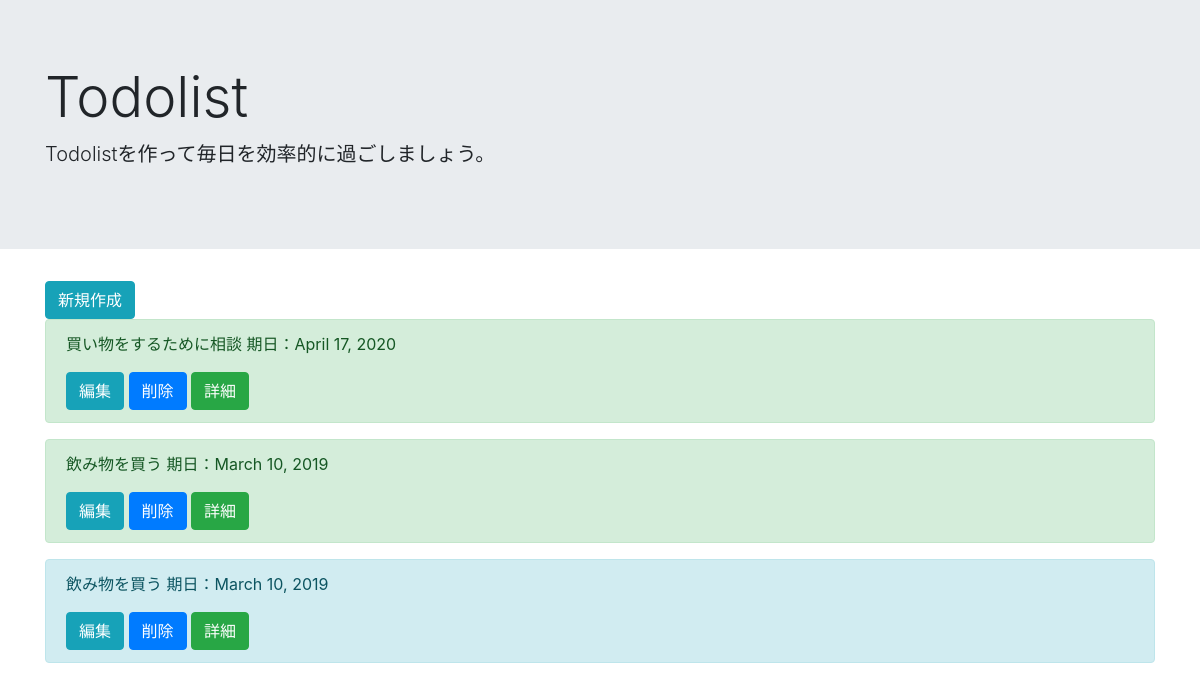
The page /list/ on the database as committed earlier.
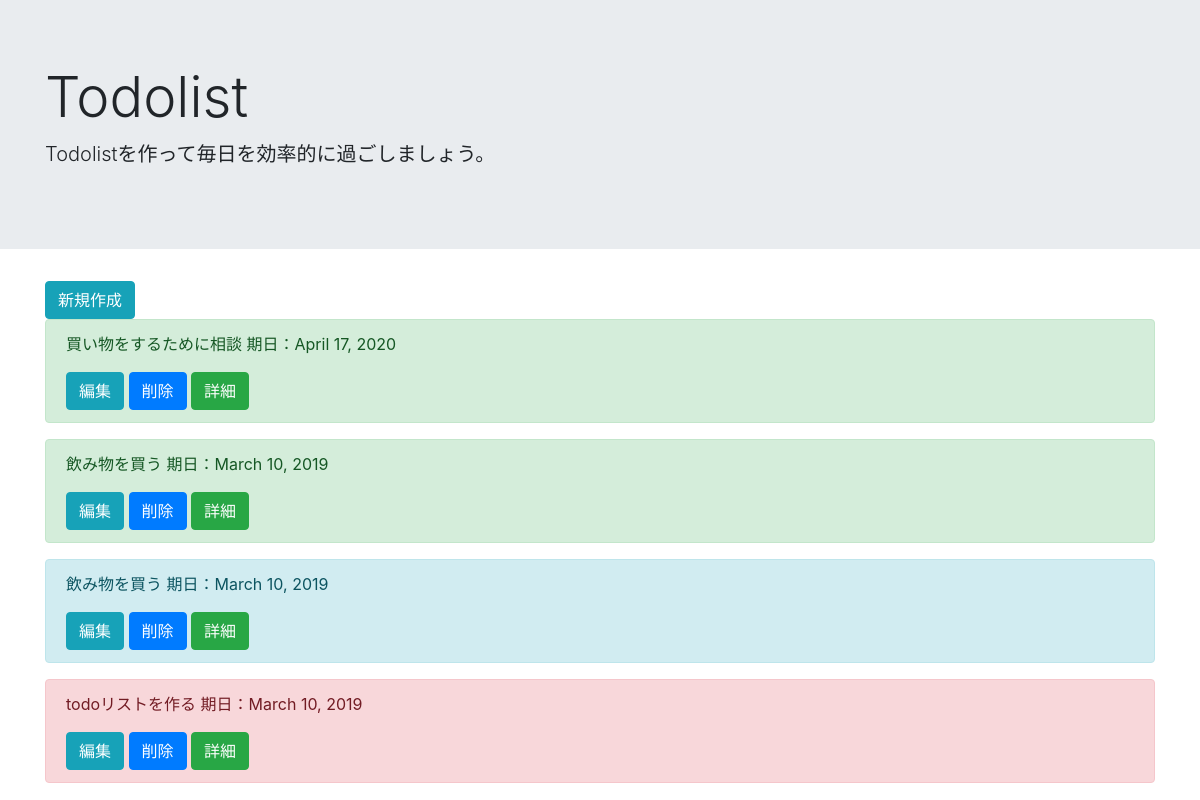
The same page on the database as committed later.
### todo/models.py (models this page shows, shortened)
class TodoModel(models.Model):
    title = models.CharField(max_length=100)
    memo = models.TextField()
    priority = models.CharField(
        max_length = 50,
        choices = PRIORITY
    )
    duedate = models.DateField()

### todo/views.py (the view)
# urls.py: path('list/', TodoList.as_view(), name='list'),
class TodoList(ListView):
    template_name = 'list.html'
    model = TodoModel

### templates/list.html
{% extends 'base.html' %}
{% block header %}
<div class="jumbotron jumbotron-fluid">
    <div class="container">
      <h1 class="display-4">Todolist</h1>
      <p class="lead">Todolistを作って毎日を効率的に過ごしましょう。</p>
    </div>
</div>
{% endblock %}
{% block content %}
<div class='container'>
    <a href="{% url 'create' %}" class="btn btn-info" tabindex="-1" role="button" aria-disabled="true">新規作成</a>
  {% for item in object_list %}
    <div class="alert alert-{{ item.priority }}" role="alert">
        <p>{{ item.title }} 期日：{{ item.duedate }}</p>
        <a href="{% url 'update' item.pk %}" class="btn btn-info" tabindex="-1" role="button" aria-disabled="true">編集</a>
        <a href="{% url 'delete' item.pk %}" class="btn btn-primary" tabindex="-1" role="button" aria-disabled="true">削除</a>
        <a href="{% url 'detail' item.pk %}" class="btn btn-success" tabindex="-1" role="button" aria-disabled="true">詳細</a>
    </div>
  {% endfor %}
</div>
{% endblock content %}

Rows that differ between the two databases and show on the page:
added TodoModel: title "todoリストを作る", duedate "March 10, 2019", priority "danger" (drawn)
